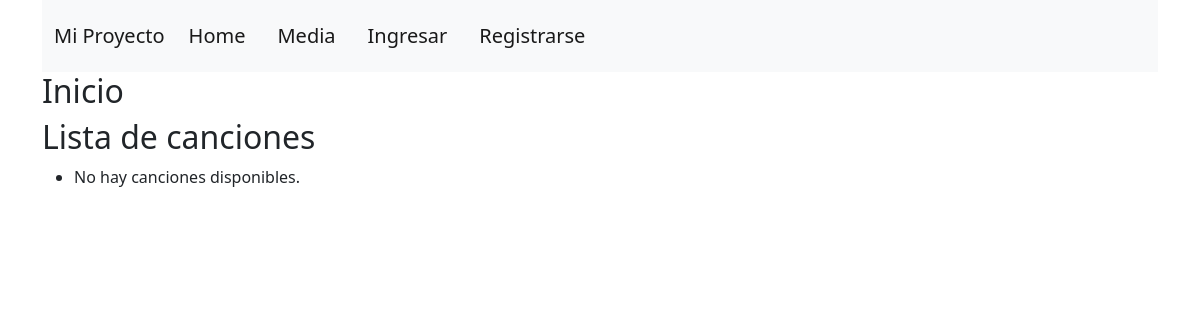
Page /music/ on the earlier database version.
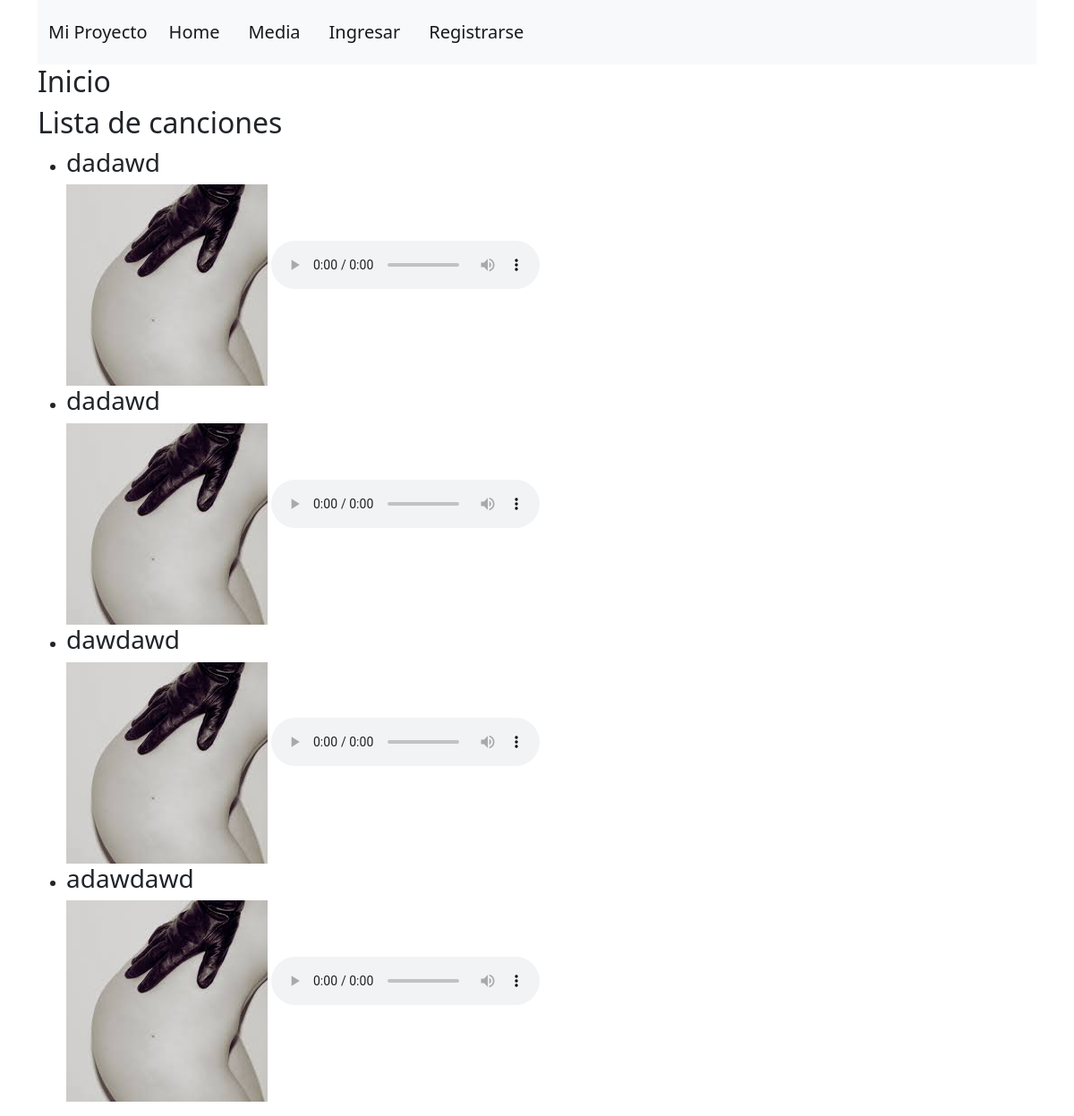
Same page on the later database version.
### dashboar/models.py (models this page shows, shortened)
class Music(models.Model):
    user = models.ForeignKey(User, on_delete=models.CASCADE)
    title = models.CharField(max_length=255)
    audiofile = models.FileField()
    listens = models.IntegerField(null=True, blank=True)
    date_added = models.DateTimeField(auto_now_add=True)
    cover_image = models.ImageField(upload_to='music_covers/', null=True, blank=True)
    class Meta:
        ordering = ['listens', 'date_added']

### dashboar/views.py (the view)
# urls.py: path('music/', views.music_list, name='music_list'),
def music_list(request):
    songs = Music.objects.all()
    return render(request, 'music_list.html', {'songs': songs})

### dashboar/templates/music_list.html (shortened to what this page needs)
{% extends 'base.html' %}
{% block content %}
  <h2>Lista de canciones</h2>
  <ul>
    {% for song in songs %}
      <li>
        <h3>{{ song.title }}</h3>
        <img src="{{ song.cover_image.url }}" alt="{{ song.title }} Logo">
        <audio controls>
          <source src="{{ song.audiofile.url }}" type="audio/mpeg">
        </audio>
      </li>
    {% empty %}
      <li>No hay canciones disponibles.</li>
    {% endfor %}
  </ul>
{% endblock %}

### dashboar/templates/base.html (shortened to what this page needs)
<!DOCTYPE html>
<html lang="en">
  <head>
    {% load static %}
    <link
      href="https://cdn.jsdelivr.net/npm/bootstrap@5.0.2/dist/css/bootstrap.min.css"
      rel="stylesheet"
    />
  </head>
  <body>
    <div class="container">
      <nav class="navbar navbar-expand-lg navbar-light bg-light">
        <div class="container-fluid">
          <a class="navbar-brand" href="{% url 'home' %}">Mi Proyecto</a>
          <div class="collapse navbar-collapse" id="navbarNav">
            <ul class="navbar-nav">
              <li class="navbar-brand">
                <a class="nav-link active" href="{% url 'home' %}">Home</a>
              </li>
              <li class="navbar-brand">
                <a class="nav-link active" href="{% url 'upload_music' %}">Media</a>
              </li>
              {% if request.user.is_authenticated %}
              <li class="navbar-brand">
                <a class="nav-link active" href="{% url 'exit' %}">Salir</a>
              </li>
              {% else %}
              <li class="navbar-brand">
                <a class="nav-link active" href="{% url 'login' %}">Ingresar</a>
              </li>
              <li class="navbar-brand">
                <a class="nav-link active" href="{% url 'register' %}">Registrarse</a>
              </li>
              {% endif %}
            </ul>
          </div>
        </div>
      </nav>
      <h2>Inicio</h2>
      {% block content %} {% endblock %}
    </div>
  </body>
</html>

Differences in the rows shown:
added Music: title "dadawd", cover_image (picture)
added Music: title "dadawd", cover_image (picture)
added Music: title "dawdawd", cover_image (picture)
added Music: title "adawdawd", cover_image (picture)
Other differences:
text no longer shown: "No hay canciones disponibles."
